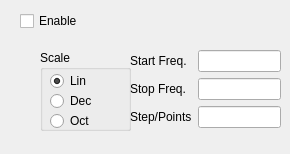
    <widget class="QWidget" name="AC">
     <attribute name="title">
      <string>AC</string>
     </attribute>
     <widget class="QGroupBox" name="groupBox">
      <property name="geometry">
       <rect>
        <x>40</x>
        <y>50</y>
        <width>91</width>
        <height>81</height>
       </rect>
      </property>
      <property name="title">
       <string>Scale</string>
      </property>
      <widget class="QRadioButton" name="radioButtonAC_Lin">
       <property name="geometry">
        <rect>
         <x>10</x>
         <y>20</y>
         <width>71</width>
         <height>22</height>
        </rect>
       </property>
       <property name="text">
        <string>Lin</string>
       </property>
       <property name="checked">
        <bool>true</bool>
       </property>
      </widget>
      <widget class="QRadioButton" name="radioButtonAC_Dec">
       <property name="geometry">
        <rect>
         <x>10</x>
         <y>40</y>
         <width>71</width>
         <height>22</height>
        </rect>
       </property>
       <property name="text">
        <string>Dec</string>
       </property>
      </widget>
      <widget class="QRadioButton" name="radioButtonAC_Oct">
       <property name="geometry">
        <rect>
         <x>10</x>
         <y>60</y>
         <width>71</width>
         <height>22</height>
        </rect>
       </property>
       <property name="text">
        <string>Oct</string>
       </property>
      </widget>
     </widget>
     <widget class="QCheckBox" name="AC_checkBox">
      <property name="geometry">
       <rect>
        <x>20</x>
        <y>10</y>
        <width>97</width>
        <height>22</height>
       </rect>
      </property>
      <property name="text">
       <string>Enable</string>
      </property>
     </widget>
     <widget class="QWidget" name="layoutWidget">
      <property name="geometry">
       <rect>
        <x>130</x>
        <y>50</y>
        <width>151</width>
        <height>95</height>
       </rect>
      </property>
      <layout class="QFormLayout" name="formLayout">
       <item row="0" column="1">
        <widget class="QLineEdit" name="lineEditAC_Start"/>
       </item>
       <item row="1" column="0">
        <widget class="QLabel" name="label_6">
         <property name="text">
          <string>Stop Freq.</string>
         </property>
        </widget>
       </item>
       <item row="1" column="1">
        <widget class="QLineEdit" name="lineEditAC_Stop"/>
       </item>
       <item row="2" column="0">
        <widget class="QLabel" name="label_7">
         <property name="text">
          <string>Step/Points</string>
         </property>
        </widget>
       </item>
       <item row="2" column="1">
        <widget class="QLineEdit" name="lineEditAC_Step"/>
       </item>
       <item row="0" column="0">
        <widget class="QLabel" name="label_5">
         <property name="text">
          <string>Start Freq.</string>
         </property>
        </widget>
       </item>
      </layout>
     </widget>
     <zorder>layoutWidget</zorder>
     <zorder>groupBox</zorder>
     <zorder>AC_checkBox</zorder>
    </widget>
